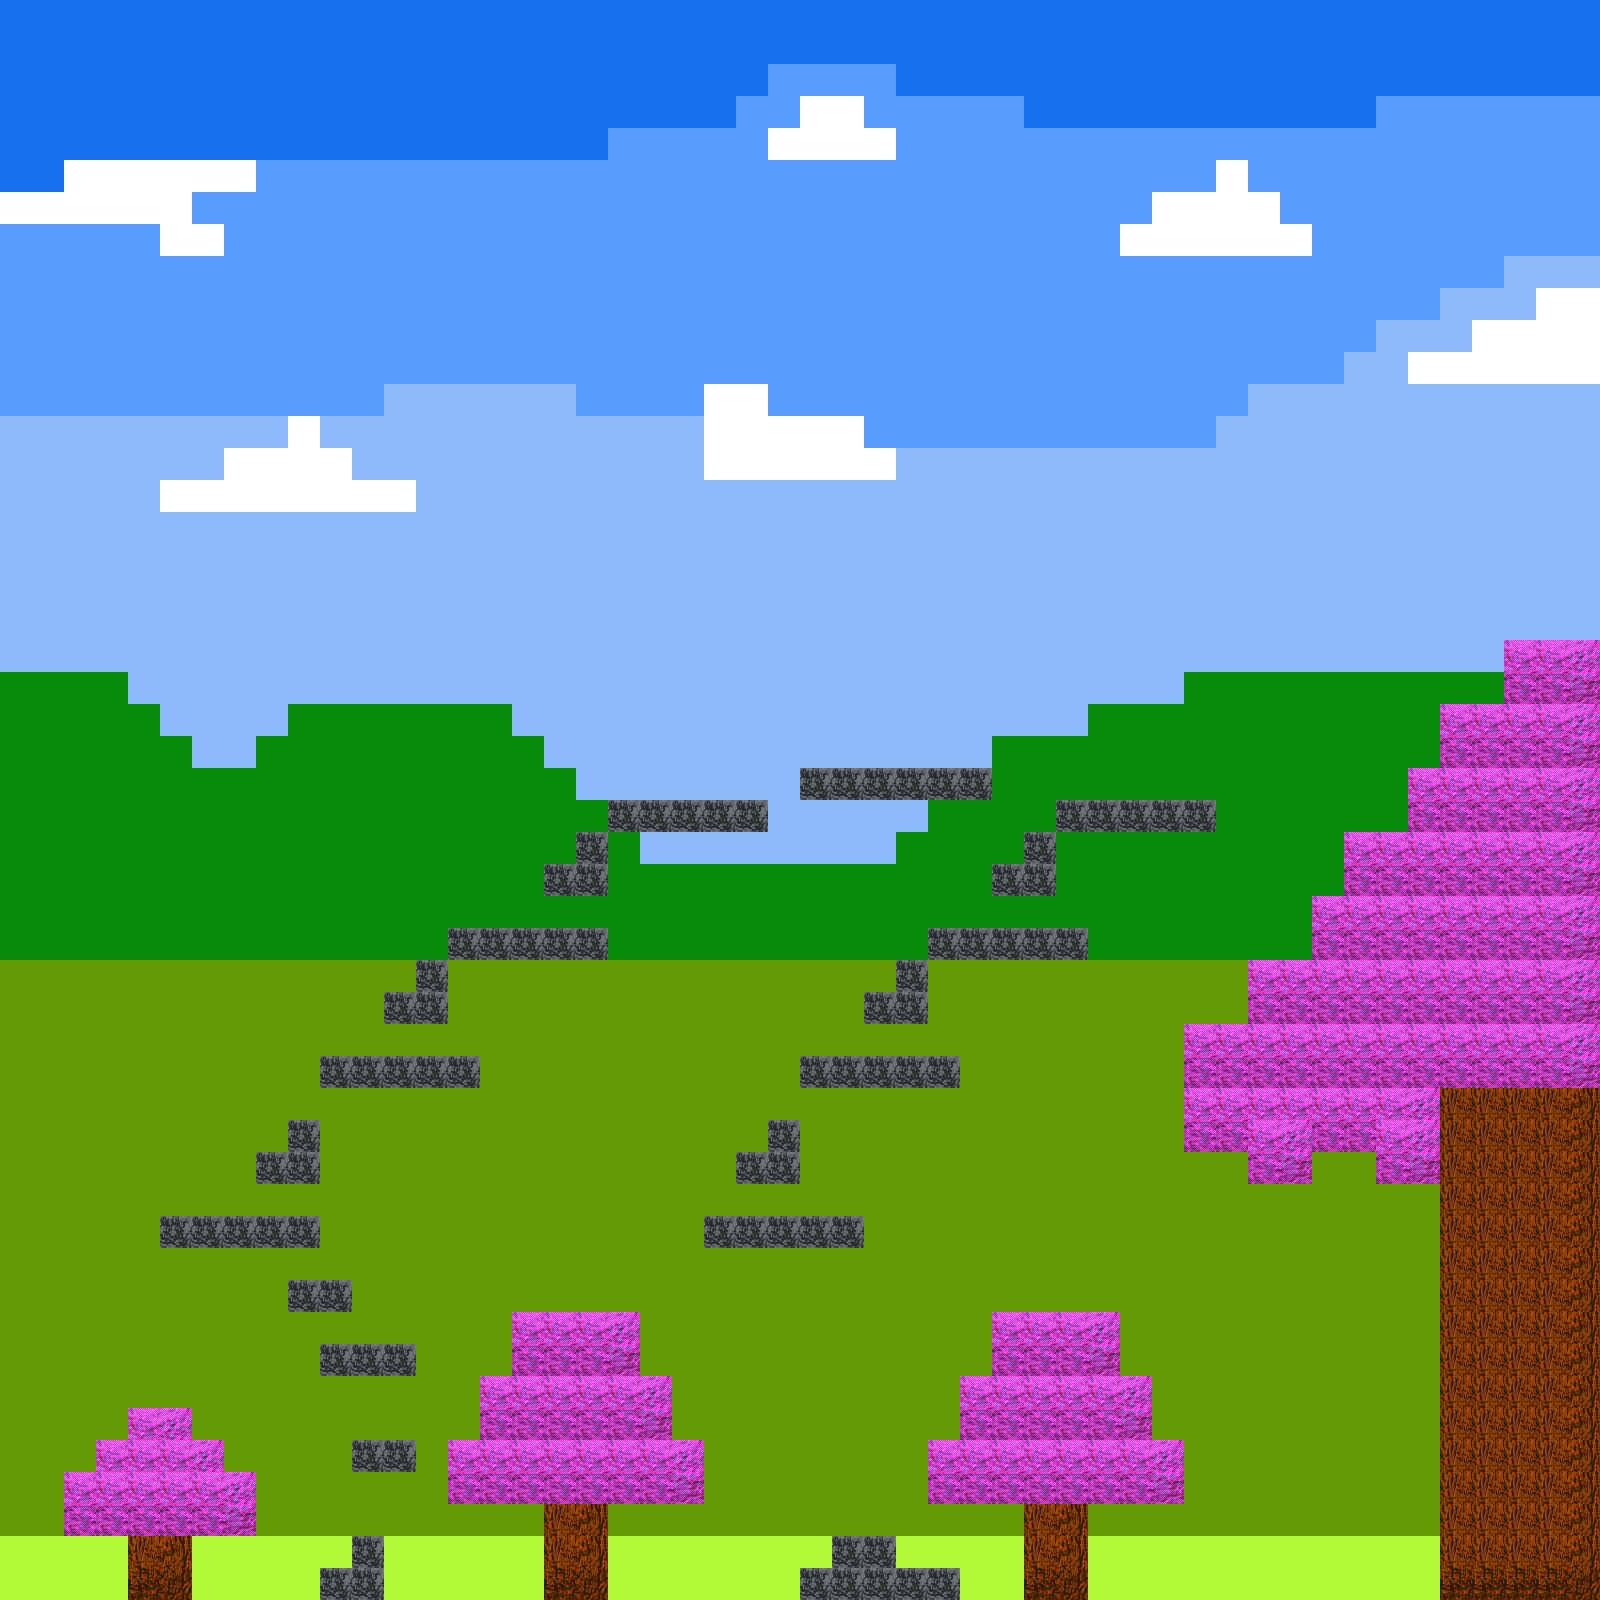

A level layout from a 2D game, rendered from its tile map. Below: a short description, then the map file with tile-grid data replaced by summaries:
An orthogonal 50x50 tile map with 32x32 px tiles, 4 tile layers (background, background02, block, block02), 2 tilesets.

<map version="1.5" tiledversion="1.7.2" orientation="orthogonal" renderorder="right-down" width="50" height="50" tilewidth="32" tileheight="32" infinite="0" nextlayerid="5" nextobjectid="1">
 <editorsettings>
  <export target="map01.json" format="json" />
 </editorsettings>
 <tileset firstgid="1" name="tilemap01" tilewidth="32" tileheight="32" tilecount="9" columns="3">
  <image source="picture/tilemap01.png" width="96" height="96" />
 </tileset>
 <tileset firstgid="10" name="tilemap02" tilewidth="64" tileheight="64" tilecount="2" columns="1">
  <image source="picture/tilemap02.png" width="64" height="128" />
 </tileset>
 <layer id="1" name="background" width="50" height="50">
  <data>[2500 cells, 2500 non-empty, 7 distinct tile ids]</data>
 </layer>
 <layer id="3" name="background02" width="50" height="50">
  <data>[2500 cells, 65 non-empty, 1 distinct tile ids]</data>
 </layer>
 <layer id="2" name="block" width="50" height="50">
  <data>[2500 cells, 81 non-empty, 1 distinct tile ids]</data>
 </layer>
 <layer id="4" name="block02" width="50" height="50">
  <data>[2500 cells, 96 non-empty, 1 distinct tile ids]</data>
 </layer>
</map>
